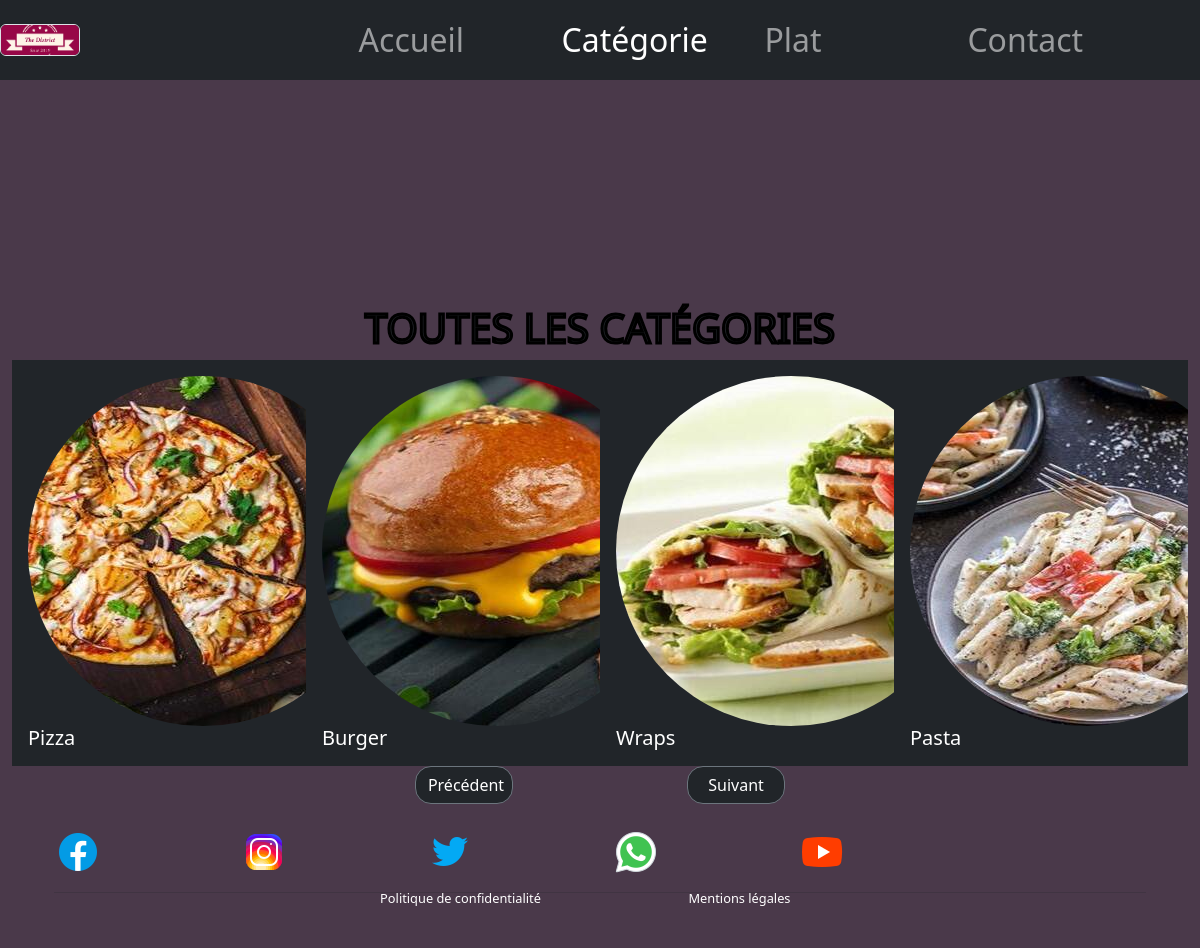
The page /categorie.php on the database its author committed.
### tables this page shows
CREATE TABLE `categorie` (
  `id` int(11) NOT NULL AUTO_INCREMENT,
  `libelle` varchar(100) NOT NULL,
  `image` varchar(255) NOT NULL,
  `active` varchar(10) NOT NULL,
  PRIMARY KEY (`id`)
);

### dao.php (called while the page is built, shortened)
<?php
function getCategories(){
    global $conn;
    $sql = "SELECT * FROM categorie";
    $stmt = $conn->prepare($sql);
    $stmt->execute();
    return $stmt->fetchAll(PDO::FETCH_ASSOC);
  }
?>

### categorie.php (the view, shortened to what this page needs)
<body style="background-color: #4A394a;">
      <?php
require_once ("php/header.php");
require_once("database.php");
$categories = getCategories($conn);
?>
<main class="container-fluid mt-3 pt-5" >
    <div class="row justify-content-center">
        <div class="col-md-8 col-lg-6">
            <h1 class="h5couleurcat text-center">TOUTES LES CATÉGORIES</h1>
        </div>
    </div>
    <div id="carouselExample" class="carousel slide categorie-container" data-bs-ride="carousel">
        <div class="carousel-inner">
            <?php foreach($categories as $key => $categorie) :?>
                <?php if($key % 4 === 0) :?>
                    <div class="carousel-item <?php echo $key === 0? 'active' : '';?>">
                        <div class="card-group">
                <?php endif;?>
                <div class="col-sm-3 p-3 bg-dark text-white">
                    <a href="plats.php?id=<?php echo $categorie['id'];?>">
                        <img class="rounded-circle mx-auto d-block" src="images_the_district/category/<?php echo $categorie['image'];?>" alt="...">
                    </a>
                    <div class="card-body">
                        <h5 class="card-title"><?php echo $categorie['libelle'];?></h5>
                    </div>
                </div>
                <?php if(($key+1) % 4 === 0 || $key === count($categories)-1) :?>
                        </div>
                    </div>
                <?php endif;?>
            <?php endforeach;?>
        </div>
        <div class="carousel-controls moncarousselcat">
            <button class="carousel-control-prev moncarousselcatprev" id="carouselcatprec" type="button" data-bs-target="#carouselExample" data-bs-slide="prev">
                <button class="btn btn-secondary bg-dark rounded-4 col-sm-1 espacebouton" onclick="precedent()" type="button">Précédent</button>
            </button>
            <button class="carousel-control-next" id="carouselcatsuiv" type="button" data-bs-target="#carouselExample" data-bs-slide="next">
                <button class="btn btn-secondary bg-dark rounded-4 col-sm-1 espacebouton" onclick="suivant()" type="button">Suivant</button>
            </button>
        </div>
    </div>
</main>
<?php
require_once ('php/footer.php');?>

### Lignerouge.css (style rules this page uses)
.espacebouton { margin: 0 85px; }
.carousel-control-prev, .carousel-control-next { display: none; }
.carousel-controls { text-align: center; }
.h5couleurcat { -webkit-text-stroke-width: 3px; -webkit-text-stroke-color: black; }

### rows shown on the page
categorie: image (picture), libelle "Pizza"
categorie: image (picture), libelle "Burger"
categorie: image (picture), libelle "Wraps"
categorie: image (picture), libelle "Pasta"
